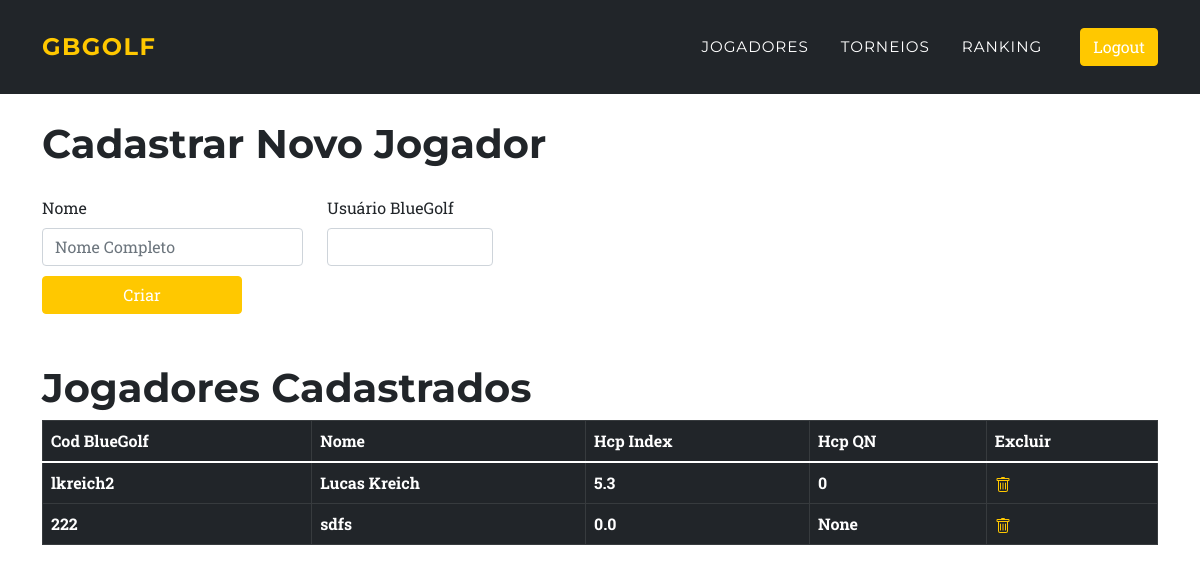
The app's page /jogadores (signed in), older data.
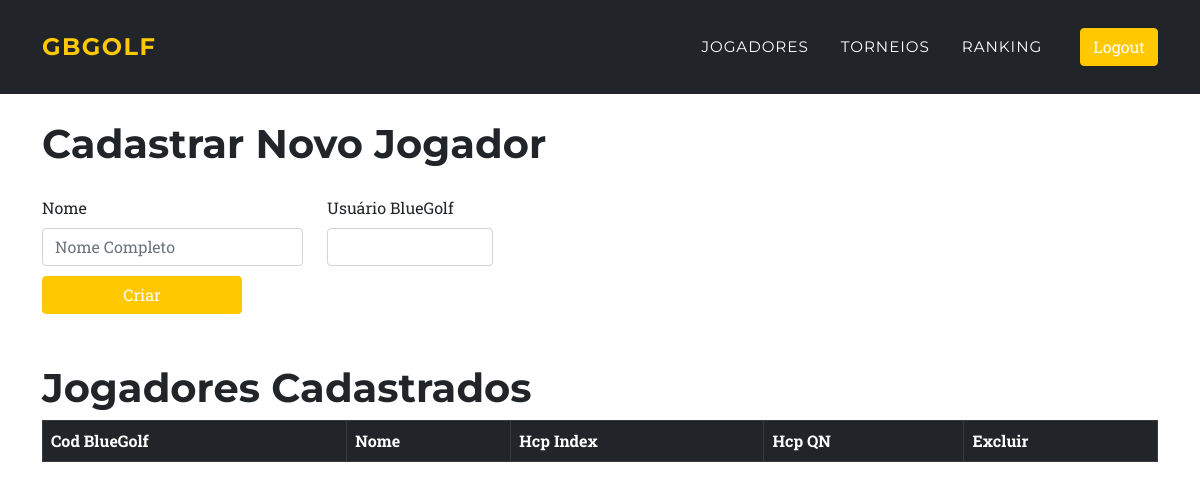
The same page, newer data.
### main.py (models this page shows)
class Player(db.Model):
    id = db.Column(db.Integer, primary_key=True)
    clube_id = db.Column(db.Integer)
    name = db.Column(db.String(1000))
    email = db.Column(db.String(100))
    hcp_id = db.Column(db.String(100))
    hcp_index = db.Column(db.Float)
    hcp_qn = db.Column(db.Integer)
    rest_hcp_qn = db.Column(db.Integer)
    pt_ranking = db.Column(db.Float)
    cat = db.Column(db.String(10))
    juv = db.Column(db.String(10))
    senior = db.Column(db.String(10))

### main.py (the view, shortened to what this page needs)
@ app.route('/jogadores', methods=["GET", "POST"])
@ login_required
def jogadores():
    rows = Player.query.all()
    return render_template('jogadores.html',
                           title='Players',
                           rows=rows, name=current_user.name, logged_in=True)

### main.py (called while the page is built)
@login_manager.user_loader
def load_user(user_id):
    return User.query.get(int(user_id))

### templates/jogadores.html (shortened to what this page needs)
{% extends "base.html" %}
{% block content %}
<div style="padding-bottom:20px">
    <h1>Cadastrar Novo Jogador</h1>
</div>
<form action="{{ url_for('jogadores') }}" method="post" class="row sm-3">
    <div class="col-md-3">
        <label for="name" class="form-label">Nome</label>
        <input type="text" name="name" class="form-control" placeholder="Nome Completo">
    </div>
    <div class="col-md-2">
        <label for="hcp_id" class="form-label">Usuário BlueGolf</label>
        <input type="text" name="hcp_id" class="form-control" placeholder="">
    </div>
    <div class="col-12" style="padding-top: 10px;border:1px">
        <button type="submit" style="width: 200px" class="btn btn-primary">Criar</button>
    </div>
</form>
<h1 style="padding-top:50px">Jogadores Cadastrados</h1>
<div class="table-responsive-sm">
    <table class="table table-dark table-bordered ">
        <thead class="thead-dark">
            <tr>
                <th scope="col">Cod BlueGolf</th>
                <th scope="col">Nome</th>
                <th scope="col">Hcp Index</th>
                <th scope="col">Hcp QN </th>
                <th scope="col">Excluir</th>
            </tr>
        </thead>
        <tbody>
            {% for row in rows %}
            <tr>
                <th scope="row">{{row.hcp_id}}</th>
                <th scope="row">{{row.name}}</th>
                <th scope="row">{{row.hcp_index}}</th>
                <th scope="row">{{row.hcp_qn}}</th>
                <th scope="row"><a href="/jogadores/{{row.hcp_id}}//delete"
                        onClick="confirm('Isso irá excluir o Jogador do Clube, tem certeza?')">
                    </a>
                </th>
            </tr>
            {% endfor %}
        </tbody>
    </table>
</div>
{% endblock %}

Row changes from the older to the newer data that the page shows:
removed Player: hcp_id "lkreich2", name "Lucas Kreich", hcp_index "5.3", hcp_qn "0"
removed Player: hcp_id "222", name "sdfs", hcp_index "0.0", hcp_qn "None"
